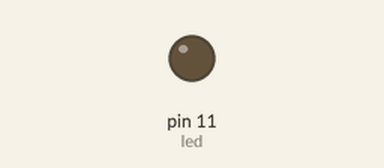
A sketch run on a simulated Arduino Uno, built with avr-gcc and run on an emulated ATmega328P. Parts: output pins drawn as LEDs (lit = HIGH).

Above: at 0.15 s.
Timing chart, 0 to 1.6 s (numbered marks = the images above):
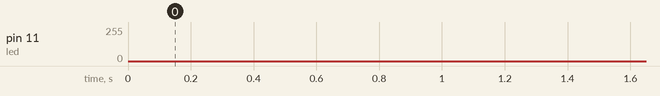

The sketch:

LED_Fade_no_cicle_.ino
```cpp
int led = 11;
const int intervalo = 1;
int estado;
int upDown = HIGH;

void setup(){
  pinMode(led,OUTPUT);
}

void loop(){

  upDown?estado++:estado--;

  if(estado == 255){
    upDown = LOW;
  }else if(estado == 0){
    upDown = HIGH;
  }

  analogWrite(led,estado);
  delay(intervalo);
}
```
